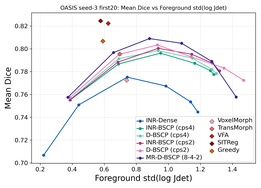
#> input picture experiments/paper_artifacts/pareto_figure/v002_candidate/oasis20_paper_no_annotations/big_plots/spotlight_line_segments__dice_mean_vs_log_jdet_std_fg.png, 261 x 188 px, shrunk from 2160 x 1560 before the run, found by its file name
$ python compare_v001_v002_candidate.py
#> lines starting #> are read from the running program, lines starting #| are printed output that depends on the picture
### experiments/paper_artifacts/paper_artifact_common.py
"""Shared helpers for final-paper artifact standards."""

from __future__ import annotations

import csv
import json
import math
import os
import re
import sys
from pathlib import Path
from typing import Any, Mapping, Sequence


PAPER_ROOT = Path(__file__).resolve().parent
REPO_ROOT = PAPER_ROOT.parents[1]
DEFAULT_STANDARD_PATH = PAPER_ROOT / "artifact_standard.json"
DEFAULT_NICKNAME_PATH = PAPER_ROOT / "method_nicknames.csv"

LR_TAG_RE = re.compile(r"lr(?P<tag>0p0+1|0p01|0p001|0p0001|1e-2|1e-3|1e-4)")
PUBLIC_PATH_REPLACEMENTS = [
    (re.compile(r"/database/inrorspline"), "${ARTIFACT_ROOT}"),
    (re.compile(r"/data/[^/]+/inrorspline"), "${ARTIFACT_ROOT}"),
    (re.compile(r"/homebase/code_sync/inrorspline"), "${REPO_ROOT}"),
    (re.compile(r"/home/[^/]+/code_sync/inrorspline"), "${REPO_ROOT}"),
]


def repo_path(path: str | Path) -> Path:
    path = Path(path)
    if path.is_absolute():
        return path
    return REPO_ROOT / path


def repo_relative(path: str | Path) -> str:
    """Return a portable path for public manifests and review reports.

    Repository paths stay repo-relative.  Paths beneath the configured artifact
    store use the symbolic ``${ARTIFACT_ROOT}`` prefix, and any other external
    input is deliberately anonymized rather than serializing a host path.
    """

    path = Path(path).resolve(strict=False)
    try:
        return str(path.relative_to(REPO_ROOT))
    except ValueError:
        configured_root = os.environ.get("ARTIFACT_ROOT", "").strip()
        if configured_root:
            artifact_root = Path(configured_root).resolve(strict=False)
            try:
                relative = path.relative_to(artifact_root)
            except ValueError:
                pass
            else:
                return "${ARTIFACT_ROOT}" if relative == Path(".") else f"${{ARTIFACT_ROOT}}/{relative}"
        return f"${{EXTERNAL_INPUT}}/{path.name}"


# [13 lines left out: function sanitize_public_value, not called in this run]


def sanitize_public_records(records: Sequence[Mapping[str, Any]]) -> list[dict[str, Any]]:
    return [sanitize_public_value(dict(record)) for record in records]


def load_standard(path: str | Path | None = None) -> dict[str, Any]:
    standard_path = repo_path(path) if path is not None else DEFAULT_STANDARD_PATH
    return json.loads(standard_path.read_text())


# [98 lines left out: functions load_nicknames, display_name, method_family, canonical_lr, artifact_output_dir, safe_float, not called in this run]


def finite_float(value: Any) -> float | None:
    number = safe_float(value)
    return number if math.isfinite(number) else None


# [163 lines left out: functions format_lr, lr_close, parse_lr_tag, parse_effective_lr, _exception_for, selected_hypervariant_records and 3 more, not called in this run]

### experiments/paper_artifacts/compare_v001_v002_candidate.py
#!/usr/bin/env python
"""Compare paper artifact v001 against v002_candidate."""

from __future__ import annotations

import argparse
import csv
import json
import math
from collections import Counter
from datetime import datetime, timezone
from pathlib import Path
from typing import Any, Iterable, Mapping, Sequence

import matplotlib.pyplot as plt

from paper_artifact_common import repo_path, repo_relative


DEFAULT_OUT_DIR = repo_path("experiments/paper_artifacts/comparison/v001_vs_v002_candidate")
DEFAULT_TABLE_V1 = repo_path("experiments/paper_artifacts/best_result_table/v001")
DEFAULT_TABLE_V2 = repo_path("experiments/paper_artifacts/best_result_table/v002_candidate")
DEFAULT_PARETO_V1 = repo_path("experiments/paper_artifacts/pareto_figure/v001")
DEFAULT_PARETO_V2 = repo_path("experiments/paper_artifacts/pareto_figure/v002_candidate")
DCP842 = "direct_cp_8_4_2_be_bspline_analytic_multistage"


def parse_args() -> argparse.Namespace:
    parser = argparse.ArgumentParser(description=__doc__)
    parser.add_argument("--out-dir", type=Path, default=DEFAULT_OUT_DIR)
    parser.add_argument("--table-v1", type=Path, default=DEFAULT_TABLE_V1)
    parser.add_argument("--table-v2", type=Path, default=DEFAULT_TABLE_V2)
    parser.add_argument("--pareto-v1", type=Path, default=DEFAULT_PARETO_V1)
    parser.add_argument("--pareto-v2", type=Path, default=DEFAULT_PARETO_V2)
    return parser.parse_args()


def read_csv(path: Path) -> list[dict[str, str]]:
    if not path.exists():
        return []
    with path.open(newline="") as f:
        return list(csv.DictReader(f))


def write_csv(path: Path, rows: Sequence[Mapping[str, Any]], fieldnames: Sequence[str]) -> None:
    path.parent.mkdir(parents=True, exist_ok=True)
    with path.open("w", newline="") as f:
        writer = csv.DictWriter(f, fieldnames=fieldnames, lineterminator="\n")
        writer.writeheader()
        for row in rows:
            writer.writerow({key: row.get(key, "") for key in fieldnames})


def safe_float(value: Any) -> float:
    try:
        text = str(value).strip()
        if not text:
            return float("nan")
        return float(text)
    except (TypeError, ValueError):
        return float("nan")


def fmt_delta(value: float) -> str:
    if not math.isfinite(value):
        return ""
    if abs(value) < 1e-5 and value != 0:
        return f"{value:.3e}"
    return f"{value:.6g}"


def validation_counts(path: Path) -> dict[str, int]:
    rows = read_csv(path)
    return dict(Counter(row.get("status", "") for row in rows))


def table_delta(args: argparse.Namespace) -> list[dict[str, Any]]:
    v1_rows = {row.get("Method", ""): row for row in read_csv(args.table_v1 / "oasis20_summary.csv")}
    v2_rows = {row.get("Method", ""): row for row in read_csv(args.table_v2 / "oasis20_summary.csv")}
    methods = sorted(set(v1_rows) | set(v2_rows))
    fields = ["Selected", "Cases", "Dice", "HD95", "ASD sym", "FG stdLogJ", "FG bending", "FG Jdet<0 %"]
    out: list[dict[str, Any]] = []
    for method in methods:
        row = {"Method": method}
        for field in fields:
            row[f"v001_{field}"] = v1_rows.get(method, {}).get(field, "")
            row[f"v002_candidate_{field}"] = v2_rows.get(method, {}).get(field, "")
        out.append(row)
    return out


def by_alpha(rows: Iterable[Mapping[str, Any]]) -> dict[str, Mapping[str, Any]]:
    out: dict[str, Mapping[str, Any]] = {}
    for row in rows:
        if str(row.get("method_id") or row.get("method_key")) != DCP842:
            continue
        alpha = safe_float(row.get("alpha"))
        if math.isfinite(alpha):
            out[f"{alpha:.12g}"] = row
    return out


def alpha_curve_delta(args: argparse.Namespace) -> list[dict[str, Any]]:
    v1 = by_alpha(read_csv(args.pareto_v1 / "oasis20_pareto_source_rows.csv"))
    v2 = by_alpha(read_csv(args.pareto_v2 / "oasis20_pareto_source_rows.csv"))
    metrics = [
        "dice_mean_mean",
        "hd95_mean_mean",
        "asd_symmetric_mean_mean",
        "log_jdet_std_fg_mean",
        "jdet_le0_pct_fg_mean",
        "ndv_frac_fg_mean",
    ]
    rows: list[dict[str, Any]] = []
    for alpha in sorted(set(v1) | set(v2), key=safe_float):
        row: dict[str, Any] = {
            "alpha": alpha,
            "v001_lr": v1.get(alpha, {}).get("lr", ""),
            "v002_candidate_lr": v2.get(alpha, {}).get("lr", ""),
        }
        for metric in metrics:
            a = safe_float(v1.get(alpha, {}).get(metric))
            b = safe_float(v2.get(alpha, {}).get(metric))
            row[f"v001_{metric}"] = v1.get(alpha, {}).get(metric, "")
            row[f"v002_candidate_{metric}"] = v2.get(alpha, {}).get(metric, "")
            row[f"delta_{metric}"] = fmt_delta(b - a)
        rows.append(row)
    return rows


def side_by_side(v1_path: Path, v2_path: Path, out_path: Path, title: str) -> str:
    if not v1_path.exists() or not v2_path.exists():
        return ""
    img1 = plt.imread(v1_path)
    img2 = plt.imread(v2_path)
    fig, axes = plt.subplots(1, 2, figsize=(12, 5.4))
    for ax, img, label in zip(axes, [img1, img2], ["v001", "v002 candidate"]):
        ax.imshow(img)
        ax.set_title(label, fontsize=12)
        ax.axis("off")
    fig.suptitle(title, fontsize=14)
    fig.tight_layout()
    out_path.parent.mkdir(parents=True, exist_ok=True)
    fig.savefig(out_path, dpi=180)
    plt.close(fig)
    return repo_relative(out_path)


def write_report(
    args: argparse.Namespace,
    table_rows: Sequence[Mapping[str, Any]],
    curve_rows: Sequence[Mapping[str, Any]],
    side_by_side_paths: Sequence[str],
) -> None:
    table_v1_counts = validation_counts(args.table_v1 / "standard_validation.csv")
    table_v2_counts = validation_counts(args.table_v2 / "standard_validation.csv")
    pareto_v1_counts = validation_counts(args.pareto_v1 / "standard_validation.csv")
    pareto_v2_counts = validation_counts(args.pareto_v2 / "standard_validation.csv")
    dcp_table = [row for row in table_rows if row.get("Method") == "MR-D-BSCP (8-4-2)"]
    dcp_row = dcp_table[0] if dcp_table else {}
    recommendation = "inspect_further"
    if (
        table_v2_counts.get("temporary_exception", 0) == 0
        and pareto_v2_counts.get("temporary_exception", 0) == 0
        and table_v2_counts.get("mismatch", 0) == 0
        and pareto_v2_counts.get("mismatch", 0) == 0
    ):
        recommendation = "candidate_is_standardized_review_metrics_before_promotion"
    lines = [
        "# v001 vs v002 Candidate Paper Artifact Comparison",
        "",
        f"- Generated UTC: `{datetime.now(timezone.utc).isoformat(timespec='seconds')}`",
        f"- v001 table: `{repo_relative(args.table_v1)}`",
        f"- v002 candidate table: `{repo_relative(args.table_v2)}`",
        f"- v001 Pareto: `{repo_relative(args.pareto_v1)}`",
        f"- v002 candidate Pareto: `{repo_relative(args.pareto_v2)}`",
        f"- Recommendation: `{recommendation}`",
        "",
        "## Validation Status Counts",
        "",
        f"- Table v001: `{table_v1_counts}`",
        f"- Table v002 candidate: `{table_v2_counts}`",
        f"- Pareto v001: `{pareto_v1_counts}`",
        f"- Pareto v002 candidate: `{pareto_v2_counts}`",
        "",
        "## OASIS DirectCP 8-4-2 Table Row",
        "",
        f"- v001 selected: `{dcp_row.get('v001_Selected', '')}`",
        f"- v002 candidate selected: `{dcp_row.get('v002_candidate_Selected', '')}`",
        f"- v001 Dice: `{dcp_row.get('v001_Dice', '')}`",
        f"- v002 candidate Dice: `{dcp_row.get('v002_candidate_Dice', '')}`",
        "",
        "## Files",
        "",
        "- `best_result_table_delta.csv`",
        "- `oasis_directcp842_alpha_curve_delta.csv`",
        "- `validation_status_comparison.csv`",
    ]
    if side_by_side_paths:
        lines.extend(["", "## Side-by-Side Plots", ""])
        lines.extend(f"- `{path}`" for path in side_by_side_paths)
    args.out_dir.mkdir(parents=True, exist_ok=True)
    (args.out_dir / "comparison_report.md").write_text("\n".join(lines) + "\n")


def main() -> None:
    args = parse_args()
    args.out_dir.mkdir(parents=True, exist_ok=True)
    table_rows = table_delta(args)
    curve_rows = alpha_curve_delta(args)
#> (reads experiments/paper_artifacts/pareto_figure/v001/oasis20_pareto_source_rows.csv from the repository)
    table_fields = list(table_rows[0].keys()) if table_rows else ["Method"]
    curve_fields = list(curve_rows[0].keys()) if curve_rows else ["alpha"]
    write_csv(args.out_dir / "best_result_table_delta.csv", table_rows, table_fields)
    write_csv(args.out_dir / "oasis_directcp842_alpha_curve_delta.csv", curve_rows, curve_fields)
    validation_rows = [
        {"artifact": "best_result_table", "version": "v001", **validation_counts(args.table_v1 / "standard_validation.csv")},
        {"artifact": "best_result_table", "version": "v002_candidate", **validation_counts(args.table_v2 / "standard_validation.csv")},
        {"artifact": "pareto_figure", "version": "v001", **validation_counts(args.pareto_v1 / "standard_validation.csv")},
        {"artifact": "pareto_figure", "version": "v002_candidate", **validation_counts(args.pareto_v2 / "standard_validation.csv")},
    ]
#> (reads experiments/paper_artifacts/pareto_figure/v001/standard_validation.csv from the repository)
    validation_fields = sorted({key for row in validation_rows for key in row})
    write_csv(args.out_dir / "validation_status_comparison.csv", validation_rows, validation_fields)
    plot_specs = [
        (
            "oasis20_paper_no_annotations/big_plots/spotlight_line_segments__dice_mean_vs_log_jdet_std_fg.png",
            "side_by_side_dice_vs_foreground_logj.png",
            "Mean Dice vs Foreground std(log Jdet)",
        ),
        (
            "oasis20_paper_no_annotations/big_plots/spotlight_line_segments__hd95_mean_vs_log_jdet_std_fg.png",
            "side_by_side_hd95_vs_foreground_logj.png",
            "Mean HD95 vs Foreground std(log Jdet)",
        ),
        (
            "oasis20_paper_no_annotations/big_plots/contact_sheet_line_segments.png",
            "side_by_side_contact_sheet_line_segments.png",
            "OASIS line-segment contact sheet",
        ),
    ]
    side_paths = [
        side_by_side(args.pareto_v1 / rel, args.pareto_v2 / rel, args.out_dir / out_name, title)
        for rel, out_name, title in plot_specs
    ]
#> in side_by_side, img1 is the input picture: shape (188, 261, 4) float32; mean R, G, B, A 0.95, 0.95, 0.955, 1
#> the loop in side_by_side, `for ax, img, label in zip(axes, [img1, img2], ["v001", "v002 candidate..` made 2 passes
#> label on passes 1 to 2: 'v001', 'v002 candidate'
#> in side_by_side, `fig.savefig(out_path, dpi=180)`:
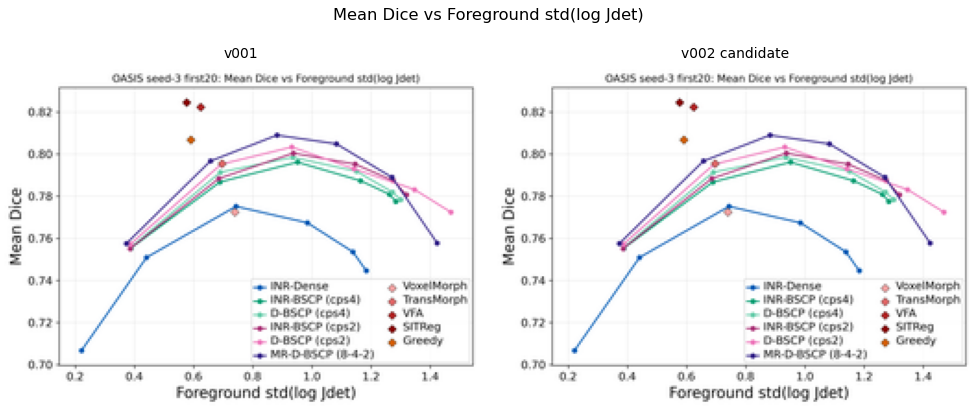
#> figure drawn by matplotlib, 2 panels
#> call 2 of side_by_side, with title = 'Mean HD95 vs Foreground std(log Jdet)'
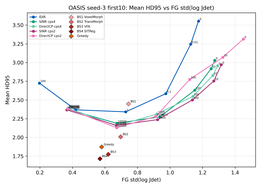
#> input picture experiments/2026-06-25_oasis_seed3_first10_alpha_sweep/pareto_first10_first20_alpha5_saved_baselines_paper_v1/first10/big_plots/spotlight_line_segments__hd95_mean_vs_log_jdet_std_fg.png, 261 x 188 px, shrunk from 2160 x 1560 before the run, found by its file name
#> in side_by_side, img1 is the input picture: shape (188, 261, 4) float32; mean R, G, B, A 0.965, 0.965, 0.967, 1
#> the loop in side_by_side (call 2), `for ax, img, label in zip(axes, [img1, img2], ["v001", "v002 candidate..` made 2 passes
#> in side_by_side (call 2), `fig.savefig(out_path, dpi=180)`:
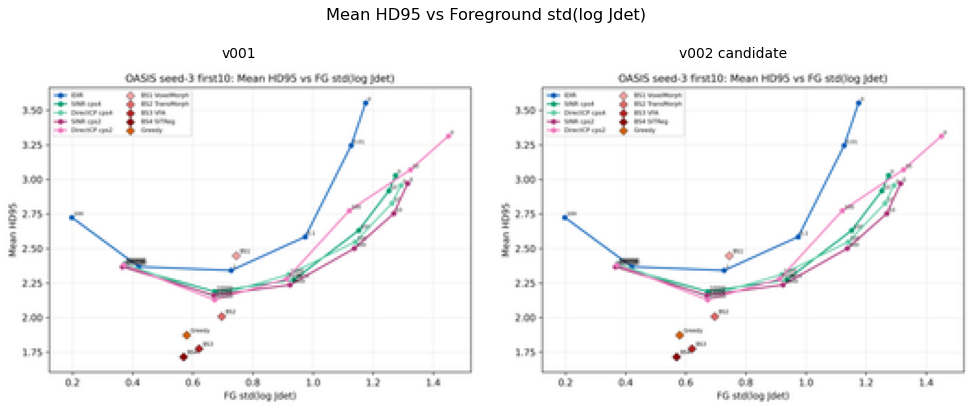
#> figure drawn by matplotlib, 2 panels
#> call 3 of side_by_side, with title = 'OASIS line-segment contact sheet'
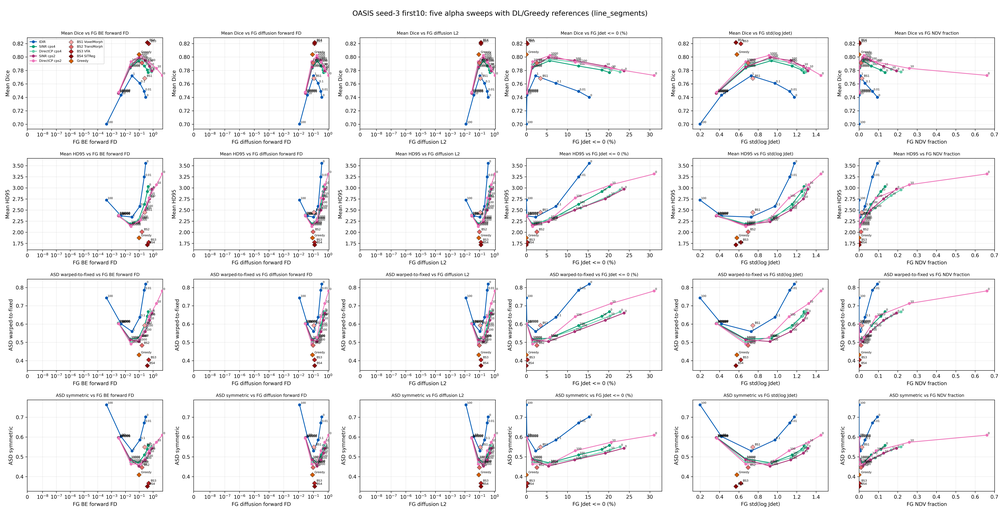
#> input picture experiments/2026-06-25_oasis_seed3_first10_alpha_sweep/pareto_first10_first20_alpha5_saved_baselines_paper_v1/first10/big_plots/contact_sheet_line_segments.png, 1000 x 514 px, shrunk from 8280 x 4260 before the run, found by its file name
#> in side_by_side, img1 is the input picture: shape (514, 1000, 4) float32; mean R, G, B, A 0.957, 0.955, 0.959, 1
#> the loop in side_by_side (call 3), `for ax, img, label in zip(axes, [img1, img2], ["v001", "v002 candidate..` made 2 passes
    side_paths = [path for path in side_paths if path]
    manifest = {
        "generated_utc": datetime.now(timezone.utc).isoformat(timespec="seconds"),
        "table_v1": repo_relative(args.table_v1),
        "table_v2": repo_relative(args.table_v2),
        "pareto_v1": repo_relative(args.pareto_v1),
        "pareto_v2": repo_relative(args.pareto_v2),
        "outputs": {
            "best_result_table_delta": repo_relative(args.out_dir / "best_result_table_delta.csv"),
            "oasis_directcp842_alpha_curve_delta": repo_relative(args.out_dir / "oasis_directcp842_alpha_curve_delta.csv"),
            "validation_status_comparison": repo_relative(args.out_dir / "validation_status_comparison.csv"),
            "side_by_side": side_paths,
        },
    }
    (args.out_dir / "comparison_manifest.json").write_text(json.dumps(manifest, indent=2, sort_keys=True) + "\n")
    write_report(args, table_rows, curve_rows, side_paths)
    print(json.dumps(manifest, indent=2, sort_keys=True), flush=True)


if __name__ == "__main__":
    main()
